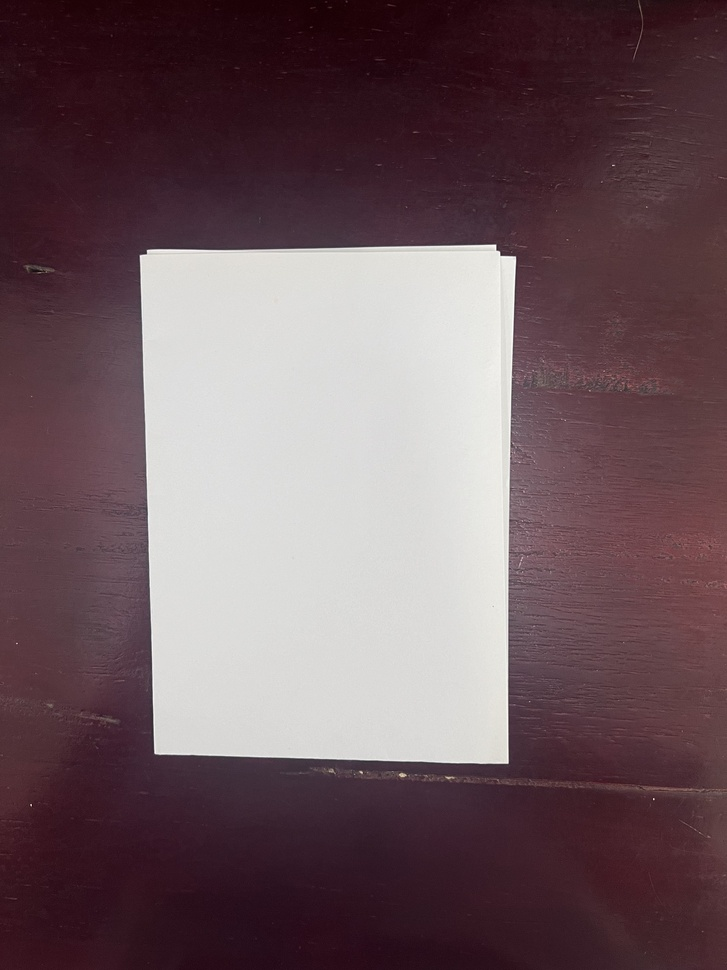
#> input picture CHAPTER_4/imgs/img_bt_tt_1.jpg, 727 x 970 px, shrunk from 1920 x 2560 before the run
$ jupyter execute main_2.ipynb
#> lines starting #> are read from the running program, lines starting #| are printed output that depends on the picture
[cell 1]
import numpy as np
import matplotlib.pyplot as plt
from skimage.io import imread
from skimage.color import rgb2gray
from skimage.filters import gaussian
from skimage.feature import corner_harris, corner_peaks

plt.rcParams['figure.figsize'] = (10, 8)

[cell 2]
def show_image(image, title='Image', cmap_type='gray'):
    plt.imshow(image, cmap=cmap_type)
    plt.title(title)
    plt.axis('off')

def show_image_with_corners(image, coords, title="Corners detected"):
    plt.imshow(image, interpolation='nearest', cmap='gray')
    plt.title(title)
    plt.plot(coords[:, 1], coords[:, 0], '+r', markersize=15)
    plt.axis('off')

[cell 3]
# read image
image = imread("./imgs/img_bt_tt_1.jpg")[:,:,:3]
#> image is the input picture: shape (970, 727, 3); mean R, G, B 110.1, 88.6, 94.3

# show image original
show_image(image=image, title="original")

- Ảnh original cho thấy được tấm giấy màu trắng ở giữa mặt bàn bằng gỗ.
- ta thấy mặt bàn bằng gỗ có những đường rãnh làm tạo những điểm nhiễu cho ảnh.

[cell 4]
# convert rgb image to gray-scale image
image_gray = rgb2gray(image)
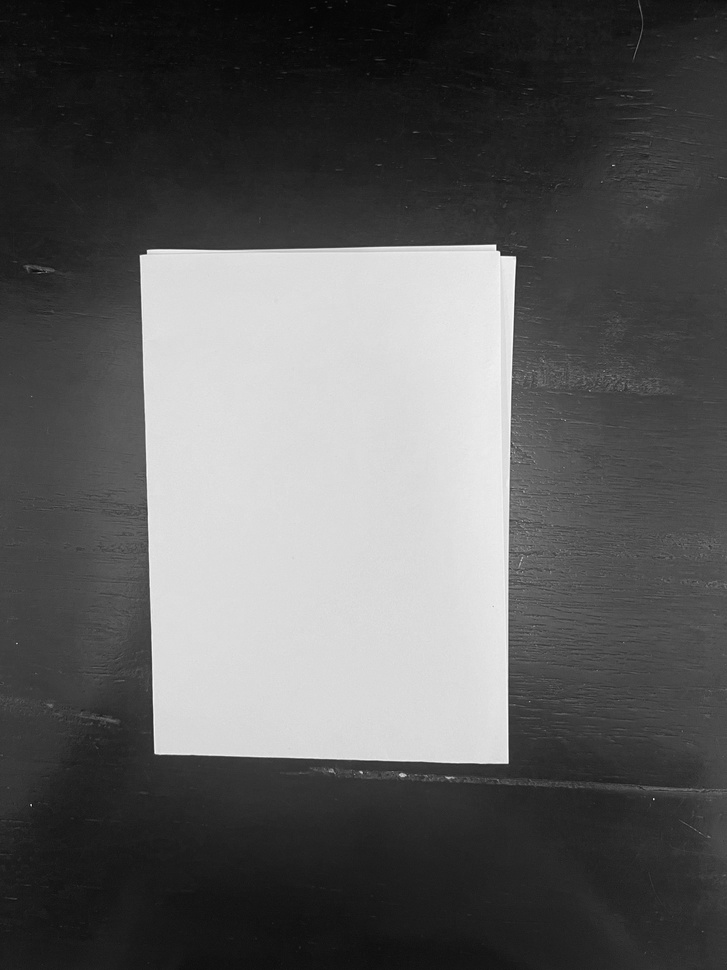
#> image_gray: shape (970, 727) float64; min 0.0175, max 1, mean 0.367

# show image gray
show_image(image=image_gray, title="gray")

- Ảnh gray trên khhi chưa qua bộ lọc gaussian ta thấy ảnh có những rãnh nhiễu hiện rõ trên ảnh.
- Nó làm cho ảnh khi nhận diện thì góc phát hiện bị sai ở những điểm không được cho là góc.

[cell 5]
# apply to gaussian blur to image with sigma = 4
image_gaussian = gaussian(image_gray, sigma=4)

# show image gaussian
show_image(image=image_gaussian, title="gaussian")

- Ảnh gauusian trên khi đã qua bộ lọc gaussian với hệ số sigma = 4 ta thấy ảnh bị mờ hơn.
- Ảnh mượt hơn và những đường rãnh được xem là nhiễu đã được giảm.

[cell 6]
measure_image_1 = corner_harris(image_gaussian, sigma=1)
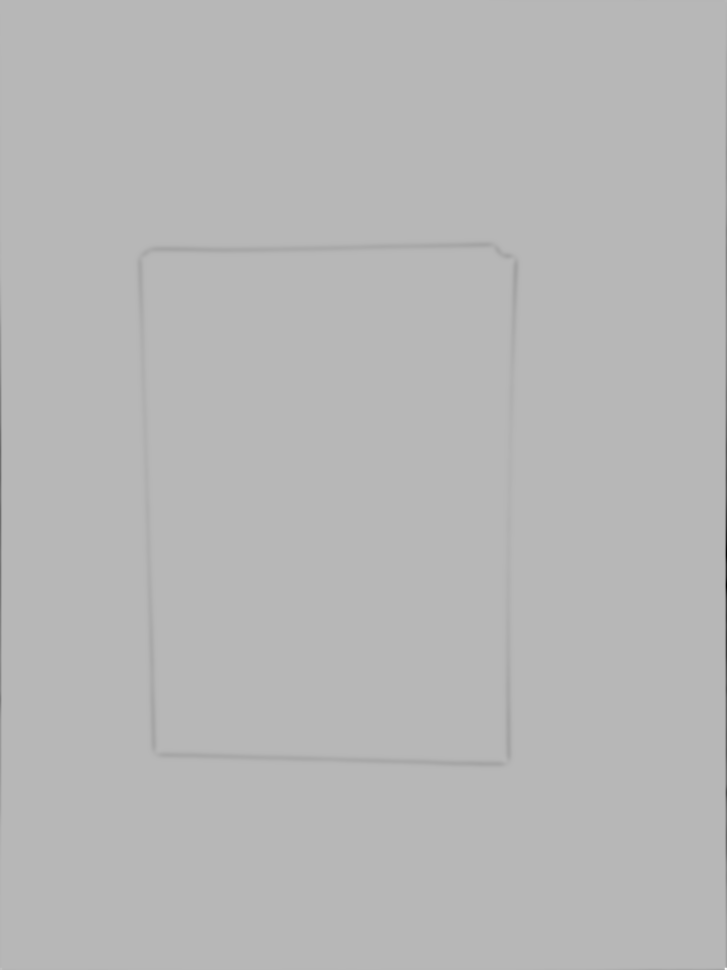
#> measure_image_1: shape (970, 727) float64; min -0.0318, max 0.0125, mean -5.97e-05; drawn with min black and max white

[cell 7]
# Find the peaks of the corners using the Harris detector
coords = corner_peaks(measure_image_1,
                      min_distance=10,
                      num_peaks=4)
#> coords = [[758, 503], [262, 509], [748, 160], [775, 405]]
print(coords)
#| [[758 503]
#|  [262 509]
#|  [748 160]
#|  [775 405]]
show_image_with_corners(image, coords)
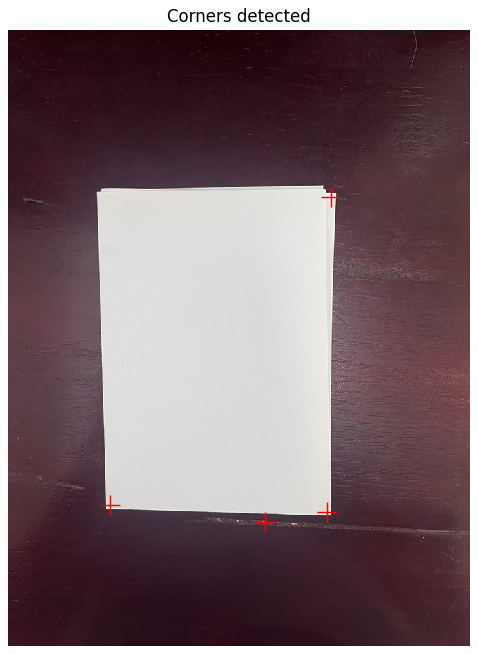
#> figure drawn by matplotlib, 1 panel

[cell 8]
# Apply the detector to measure the possible corners
measure_image = corner_harris(image_gaussian, sigma=2)
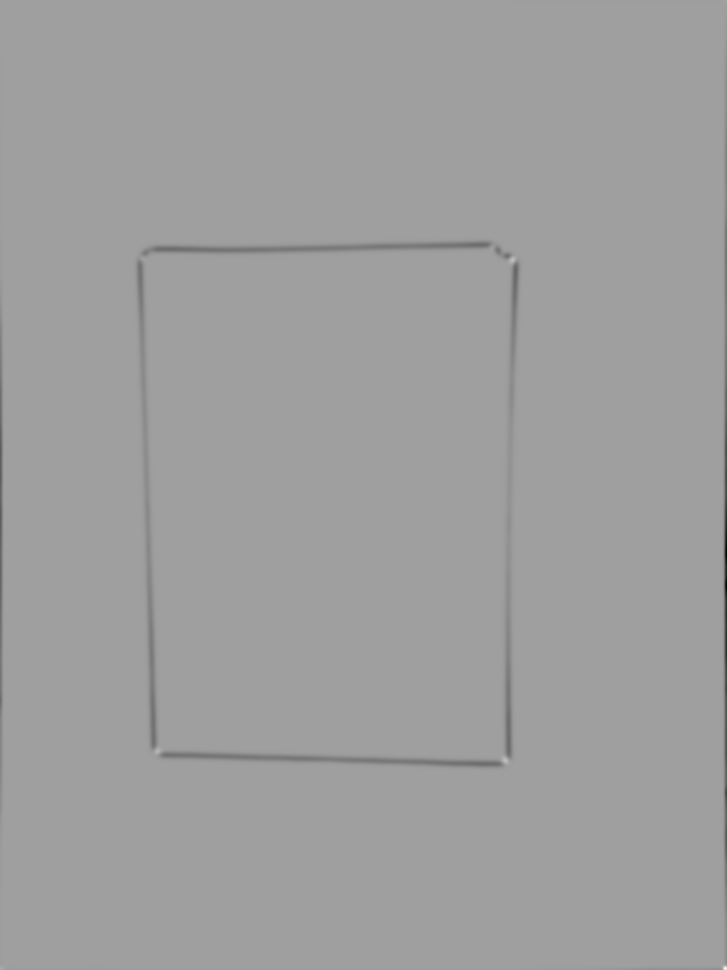
#> measure_image: shape (970, 727) float64; min -0.0078, max 0.00469, mean -3.66e-05; drawn with min black and max white
print("0: ", measure_image[0][0], "1: ", measure_image_1[0][0])
#| 0:  1.2458319313207228e-05 1:  4.2190788044540573e-05

- Tính toán những số có khả năng là góc với thông số sigma = 2 và kết quả khả năng là góc là khoảng 10^-6
- Tính toán những số có khả năng là góc với thông số sigma = 1 và kết quả khả năng là góc là khoảng 10^-5

[cell 9]
# Find the peaks of the corners using the Harris detector
coords = corner_peaks(measure_image,
                      min_distance=10,
                      num_peaks=4)
#> coords = [[259, 512], [760, 505], [751, 157], [259, 144]]
print(coords)
#| [[259 512]
#|  [760 505]
#|  [751 157]
#|  [259 144]]
show_image_with_corners(image, coords)

[cell 10]
# Find the peaks of the corners using the Harris detector
coords = corner_peaks(measure_image,
                      min_distance=25,
                      num_peaks=4)
print(coords)
#| [[259 512]
#|  [760 505]
#|  [751 157]
#|  [259 144]]
show_image_with_corners(image, coords)

[cell 11]
# Find the peaks of the corners using the Harris detector
coords = corner_peaks(measure_image,
                             min_distance=50,
                             num_peaks=4)
print(coords)
#| [[259 512]
#|  [760 505]
#|  [751 157]
#|  [259 144]]
show_image_with_corners(image, coords)
